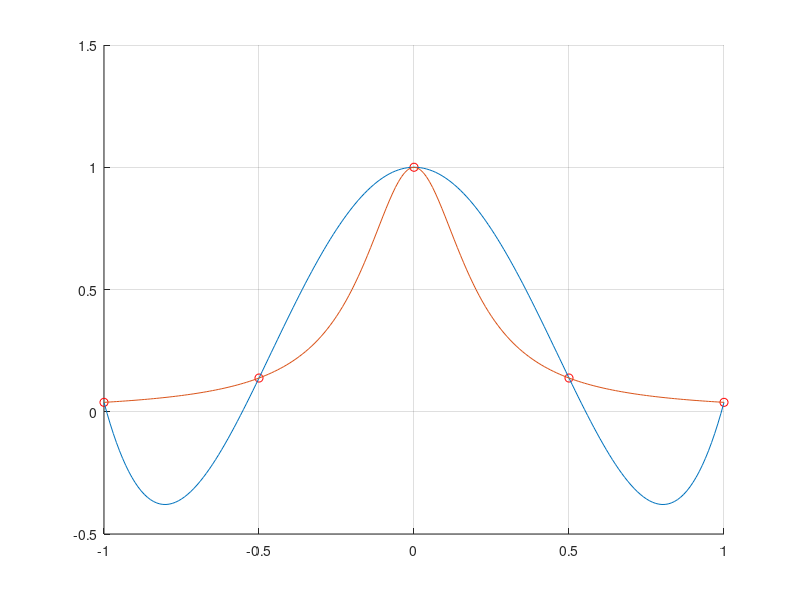

Reproduce this figure in MATLAB.
%data для пяти точек
x = [-1:0.5:1];
size = size(x);
y=1./(1+25*x.^2);

%сетка и соответствующие значения f(x) 
hold on;
plot(x,y,'or');

%интерполирующая функция для значений сетки с малым шагом
p = polyfit(x,y,4) 
xx = [-1:0.01:1];
yy = polyval(p,xx);

%функция f(x) для значений сетки с малым шагом
xxx = [-1:0.01:1];
yyy = 1./(1+25*xxx.^2);
plot(xx,yy,xxx,yyy),grid;
hold off;